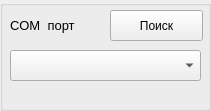
   <widget class="QGroupBox" name="groupBox">
    <property name="geometry">
     <rect>
      <x>10</x>
      <y>0</y>
      <width>211</width>
      <height>111</height>
     </rect>
    </property>
    <property name="title">
     <string/>
    </property>
    <property name="flat">
     <bool>true</bool>
    </property>
    <widget class="QPushButton" name="searchButton">
     <property name="geometry">
      <rect>
       <x>110</x>
       <y>10</y>
       <width>93</width>
       <height>31</height>
      </rect>
     </property>
     <property name="cursor">
      <cursorShape>PointingHandCursor</cursorShape>
     </property>
     <property name="text">
      <string>Поиск</string>
     </property>
    </widget>
    <widget class="QLabel" name="label_6">
     <property name="geometry">
      <rect>
       <x>10</x>
       <y>10</y>
       <width>91</width>
       <height>31</height>
      </rect>
     </property>
     <property name="font">
      <font>
       <pointsize>10</pointsize>
      </font>
     </property>
     <property name="text">
      <string>COM  порт</string>
     </property>
    </widget>
    <widget class="QComboBox" name="comboBoxCom">
     <property name="geometry">
      <rect>
       <x>10</x>
       <y>50</y>
       <width>191</width>
       <height>31</height>
      </rect>
     </property>
     <property name="font">
      <font>
       <pointsize>10</pointsize>
      </font>
     </property>
    </widget>
   </widget>
